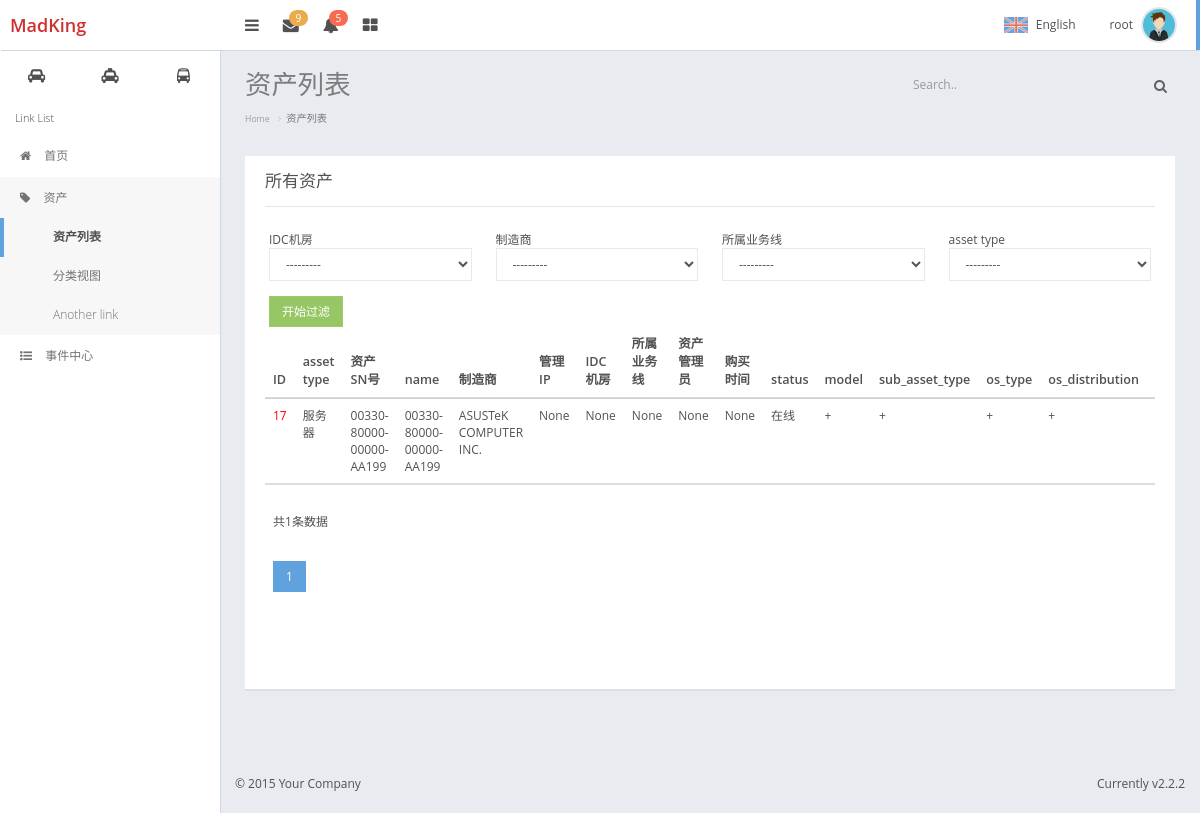
/asset/asset_list/ (signed in), run on the app's committed database.
### assets/myauth.py (models this page shows, shortened)
class UserProfile(AbstractBaseUser, PermissionsMixin):
    email = models.EmailField(
        verbose_name='email address',
        max_length=255,
        unique=True,
    )
    is_active = models.BooleanField(default=True)
    is_admin = models.BooleanField(default=False)
    name = models.CharField(max_length=32)
    token = models.CharField(u'token', max_length=128, default=None, blank=True, null=True)
    department = models.CharField(u'部门', max_length=32, default=None, blank=True, null=True)
    tel = models.CharField(u'座机', max_length=32, default=None, blank=True, null=True)
    mobile = models.CharField(u'手机', max_length=32, default=None, blank=True, null=True)
    memo = models.TextField(u'备注', blank=True, null=True, default=None)
    date_joined = models.DateTimeField(blank=True, auto_now_add=True)
    valid_begin_time = models.DateTimeField(default=django.utils.timezone.now)
    valid_end_time = models.DateTimeField(blank=True, null=True)
    groups = models.ManyToManyField
    USERNAME_FIELD = 'email'
    REQUIRED_FIELDS = ['name']
    class Meta:
        verbose_name = '用户信息'
        verbose_name_plural = "用户信息"
    objects = UserManager()

### assets/models.py (models this page shows)
class Asset(models.Model):
    asset_type_choices = (
        ('server', '服务器'),
        ('networkdevice', '网络设备'),
        ('storagedevice', '存储设备'),
        ('securitydevice', '安全设备'),
        ('securitydevice', '机房设备'),
        ('software', '软件资产'),
    )
    asset_type = models.CharField(choices=asset_type_choices, max_length=64, default='server')
    name = models.CharField(max_length=64, unique=True)
    sn = models.CharField('资产SN号', max_length=128, unique=True)
    manufactory = models.ForeignKey('Manufactory', verbose_name='制造商', null=True, blank=True, on_delete=models.CASCADE)
    management_ip = models.GenericIPAddressField('管理IP', blank=True, null=True)
    contract = models.ForeignKey('Contract', verbose_name='合同', null=True, blank=True, on_delete=models.CASCADE)
    trade_date = models.DateField('购买时间', null=True, blank=True)
    expire_date = models.DateField('过保修期', null=True, blank=True)
    price = models.FloatField('价格', null=True, blank=True)
    business_unit = models.ForeignKey('BusinessUnit', verbose_name='所属业务线', null=True, blank=True,
                                      on_delete=models.CASCADE)
    tags = models.ManyToManyField('Tag', blank=True)
    admin = models.ForeignKey('UserProfile', verbose_name='资产管理员', null=True, blank=True, on_delete=models.CASCADE)
    idc = models.ForeignKey('IDC', verbose_name='IDC机房', null=True, blank=True, on_delete=models.CASCADE)
    status_choices = ((0, '在线'),
                      (1, '已下线'),
                      (2, '未知'),
                      (3, '故障'),
                      (4, '备用'),
                      )
    status = models.SmallIntegerField(choices=status_choices, default=0)
    memo = models.TextField('备注', null=True, blank=True)
    create_date = models.DateTimeField(blank=True, auto_now_add=True)
    update_date = models.DateTimeField(blank=True, auto_now=True)
    class Meta:
        verbose_name = '资产总表'
        verbose_name_plural = "资产总表"
    def __str__(self):
        return '<id:%s name:%s>' % (self.id, self.name)

class Manufactory(models.Model):
    manufactory = models.CharField('厂商名称', max_length=64, unique=True)
    support_num = models.CharField('支持电话', max_length=30, blank=True)
    memo = models.CharField('备注', max_length=128, blank=True)
    def __str__(self):
        return self.manufactory
    class Meta:
        verbose_name = '厂商'
        verbose_name_plural = "厂商"

class Server(models.Model):
    asset = models.OneToOneField('Asset', on_delete=models.CASCADE)
    sub_asset_type_choices = (
        (0, 'PC服务器'),
        (1, '刀片机'),
        (2, '小型机'),
    )
    created_by_choices = (
        ('auto', 'Auto'),
        ('manual', 'Manual'),
    )
    sub_asset_type = models.SmallIntegerField(choices=sub_asset_type_choices, verbose_name="服务器类型", default=0)
    created_by = models.CharField(choices=created_by_choices, max_length=32,
                                  default='auto')  # auto: auto created,   manual:created manually
    hosted_on = models.ForeignKey('self', related_name='hosted_on_server', blank=True, null=True,
                                  on_delete=models.CASCADE)  # for vitural server
    model = models.CharField(verbose_name='型号', max_length=128, null=True, blank=True)
    raid_type = models.CharField('raid类型', max_length=512, blank=True, null=True)
    os_type = models.CharField('操作系统类型', max_length=64, blank=True, null=True)
    os_distribution = models.CharField('发型版本', max_length=64, blank=True, null=True)
    os_release = models.CharField('操作系统版本', max_length=64, blank=True, null=True)
    class Meta:
        verbose_name = '服务器'
        verbose_name_plural = "服务器"
    def __str__(self):
        return '%s sn:%s' % (self.asset.name, self.asset.sn)

class Tag(models.Model):
    name = models.CharField('Tag name', max_length=32, unique=True)
    creator = models.ForeignKey('UserProfile', on_delete=models.CASCADE)
    create_date = models.DateField(auto_now_add=True)
    def __str__(self):
        return self.name

### assets/views.py (the view)
# urls.py: re_path('asset_list/$', views.AssetList),
@login_required
def asset_list(request):
    print(request.GET)
    asset_obj_list = tables.table_filter(request, admin.AssetAdmin, models.Asset)
    print("asset_obj_list:", asset_obj_list)
    order_res = tables.get_orderby(request, asset_obj_list, admin.AssetAdmin)
    paginator = Paginator(order_res[0], admin.AssetAdmin.list_per_page)
    page = request.GET.get('page')
    try:
        asset_objs = paginator.page(page)
    except PageNotAnInteger:
        asset_objs = paginator.page(1)
    except EmptyPage:
        asset_objs = paginator.page(paginator.num_pages)
    table_obj = tables.TableHandler(request, models.Asset, admin.AssetAdmin, asset_objs, order_res)
    return render(request, 'assets/assets.html', {'table_obj': table_obj, 'paginator': paginator})

### templates/assets/assets.html (shortened to what this page needs)
{% extends 'base.html' %}
{% load custom_tag %}
{% block header-css %}
<link rel="stylesheet" type="text/css" href="/static/plugins/DataTables/datatables.min.css"/>
{% endblock %}
{% block page-content-title %}
资产列表
{% endblock %}
{% block page-nav-tab %}
<ol class="breadcrumb">
    <li><a href="/">Home</a></li>
    <li class="active">资产列表</li>
</ol>
{% endblock %}
{% block page-content %}
<div class="panel">
        <div class="panel-heading">
            <h3 class="panel-title">所有资产</h3>
        </div>
        <div class="panel-body" >
           {% include 'assets/model_list_filter_component.html' %}
           {% include 'assets/model_obj_list_components.html' %}
        </div>
    </div>
{% endblock %}

### templates/base.html (shortened to what this page needs)
<!DOCTYPE html>
<html lang="en">
<head>
    {% block base-header %}
        <link href="/static/css/bootstrap.min.css" rel="stylesheet">
        <link href="/static/css/nifty.min.css" rel="stylesheet">
        <link href="/static/css/font-awesome.min.css" rel="stylesheet">
        <link href="/static/css/themes/type-c/theme-light.min.css" rel="stylesheet">
        <link href="/static/css/custom.css" rel="stylesheet">
        <link href="/static/plugins/bootstrap-select/dist/css/bootstrap-select.min.css" rel="stylesheet">
        <link href="/static/css/pace.min.css" rel="stylesheet">
    {% endblock %}
    {% block header-css %}
    {% endblock %}
</head>
<body>
<div id="container" class="effect mainnav-lg mainnav-fixed">
    {% block page-container %}
        <header id="navbar">
            <div id="navbar-container" class="boxed">
                <div class="navbar-header">
                    <a href="/" class="navbar-brand">
                        <span class="brand-text logo-text">MadKing </span>
                    </a>
                </div>
                <div class="navbar-content clearfix">
                    <ul class="nav navbar-top-links pull-left">
                        <li class="tgl-menu-btn">
                            <a class="mainnav-toggle" href="#">
                                <i class="fa fa-navicon fa-lg"></i>
                            </a>
                        </li>
                        <li class="dropdown">
                            <a href="#" data-toggle="dropdown" class="dropdown-toggle">
                                <i class="fa fa-envelope fa-lg"></i>
                                <span class="badge badge-header badge-warning">9</span>
                            </a>
                        </li>
                        <li class="dropdown">
                            <a href="#" data-toggle="dropdown" class="dropdown-toggle">
                                <i class="fa fa-bell fa-lg"></i>
                                <span class="badge badge-header badge-danger">5</span>
                            </a>
                        </li>
                        <li class="mega-dropdown">
                            <a href="#" class="mega-dropdown-toggle">
                                <i class="fa fa-th-large fa-lg"></i>
                            </a>
                        </li>
                    </ul>
                    <ul class="nav navbar-top-links pull-right">
                        <li class="dropdown">
                            <a class="lang-selector dropdown-toggle" href="#" data-toggle="dropdown">
								<span class="lang-selected">
									<img class="lang-flag" src="/static/img/flags/united-kingdom.png" alt="English">
									<span class="lang-name">English</span>
								</span>
                            </a>
                        </li>
                        <li id="dropdown-user" class="dropdown">
                            <a href="#" data-toggle="dropdown" class="dropdown-toggle text-right">
								<span class="pull-right">
									<img class="img-circle img-user media-object" src="/static/img/av1.png"
                                         alt="Profile Picture">
								</span>
                                <div class="username hidden-xs">{{ request.user.name }}</div>
                            </a>
                        </li>
                    </ul>
                </div>
            </div>
        </header>
        <div class="boxed">
            <div id="content-container">
                <div id="page-title">
                    <h1 class="page-header text-overflow">
                        {% block page-content-title %}{% endblock %}
                    </h1>
                    <div class="searchbox">
                        <div class="input-group custom-search-form">
                            <input type="text" class="form-control" placeholder="Search..">
                            <span class="input-group-btn">
								<button class="text-muted" type="button"><i class="fa fa-search"></i></button>
							</span>
                        </div>
                    </div>
                </div>
                {% block page-nav-tab %}{% endblock %}
                <div id="page-content">
                    {% block page-content %}{% endblock %}
                </div>
            </div>
            <nav id="mainnav-container">
                <div id="mainnav">
                    <div id="mainnav-shortcut">
                        <ul class="list-unstyled">
                            <li class="col-xs-4" data-content="Shortcut 1">
                                <a class="shortcut-grid" href="#">
                                    <i class="fa fa-car"></i>
                                </a>
                            </li>
                            <li class="col-xs-4" data-content="Shortcut 2">
                                <a class="shortcut-grid" href="#">
                                    <i class="fa fa-taxi"></i>
                                </a>
                            </li>
                            <li class="col-xs-4" data-content="Shortcut 3">
                                <a class="shortcut-grid" href="#">
                                    <i class="fa fa-bus"></i>
                                </a>
                            </li>
                        </ul>
                    </div>
                    <div id="mainnav-menu-wrap">
                        <div class="nano">
                            <div class="nano-content">
                                <ul id="mainnav-menu" class="list-group">
                                    <li class="list-header">Link List</li>
                                    <li class="">
                                        <a href="/">
                                            <i class="fa fa-home"></i>
                                            <span class="menu-title">首页</span>
                                        </a>
                                    </li>
                                    <li>
                                        <a href="#">
                                            <i class="fa fa-tag"></i>
                                            <span class="menu-title">
												资产
											</span>
                                        </a>
                                        <ul class="collapse">
                                            <li><a href="{% url 'asset:asset_list' %}">资产列表</a></li>
                                            <li class=""><a href="{% url 'asset:asset_category' %}">分类视图</a></li>
                                            <li><a href="#">Another link</a></li>
                                        </ul>
                                    </li>
                                    <li class="">
                                        <a href="{% url 'asset:event_center' %}">
                                            <i class="fa fa-list-ul"></i>
                                            <span class="menu-title">事件中心</span>
                                        </a>
                                    </li>
                                </ul>
                            </div>
                        </div>
                    </div>
                </div>
            </nav>
        </div>
        <footer id="footer">
            <div class="hide-fixed pull-right pad-rgt">Currently v2.2.2</div>
            <p class="pad-lft">&#0169; 2015 Your Company</p>
        </footer>
    {% endblock %}
</div>
</body>
</html>

### templates/assets/model_obj_list_components.html (shortened to what this page needs)
{% load custom_tag %}
<div class="table-responsive">
    <table id="asset_list" class=" table  table-hover">
        <thead>
        <tr class="">
            {% for column in table_obj.list_display %}
                <th class="column-sorted">
                    <a href="?page={{ table_obj.query_sets.number }}&orderby={% if table_obj.orderby_col_index == forloop.counter0 %}{{ table_obj.orderby_field }}{% else %}{{ column }}{% endif %}">
                        {% get_table_column column table_obj %}
                    </a>
                </th>
            {% endfor %}
            {% for column in table_obj.dynamic_list_display %}
                <th class="column-sorted">
                    <a href="#">
                        {{ column }}
                    </a>
                </th>
            {% endfor %}
            {% for column in table_obj.m2m_fields %}
                <th class="">{{ column }}</th>
            {% endfor %}
        </tr>
        </thead>
        <tbody>
        {% for row in table_obj.query_sets %}
            <tr>
                {% build_table_row row table_obj 'id' 'asset:asset_detail' %}
            </tr>
        {% endfor %}
        </tbody>
        <footer>
            <tr>
                <td colspan="12" class="footable-visible">
                    <div class="pagination">
                        <nav>
                            <p>共{{ paginator.count }}条数据</p>
                            <ul class="pagination">
                                {% for p_num in paginator.page_range %}
                                    {% render_page_num request table_obj.query_sets p_num %}
                                {% endfor %}
                            </ul>
                        </nav>
                    </div>
                </td>
            </tr>
        </footer>
    </table>
</div>

### data on the page
UserProfile: user.name "root"
Asset: id+asset_type+sn "17 服务器 00330-80000-00000-AA199 00330-80000-00000-AA199 ASUSTeK COMPUTER INC. None None None None None 在线 + + + +"

### other printed values
{{ filter_column.verbose_name }} "IDC机房" "制造商" "所属业务线" "asset type"
{{ column }} "model" "sub_asset_type" "os_type" "os_distribution"
{{ paginator.count }} "1"
form field idc "---------"
form field manufactory "---------"
form field business_unit "---------"
form field asset_type "---------"
